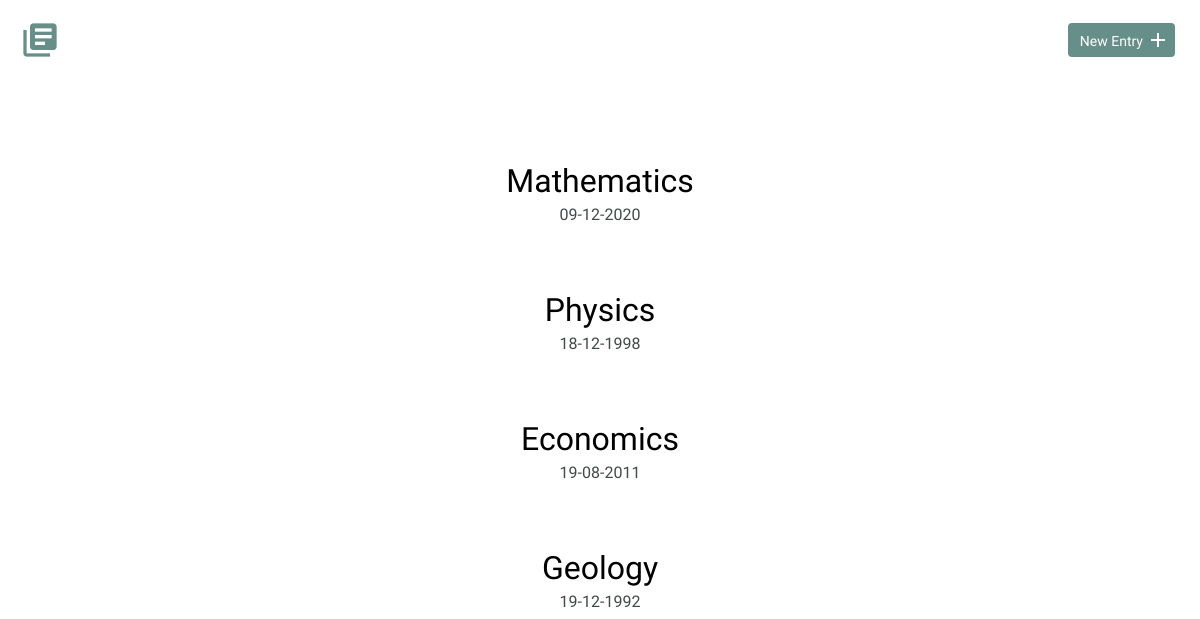
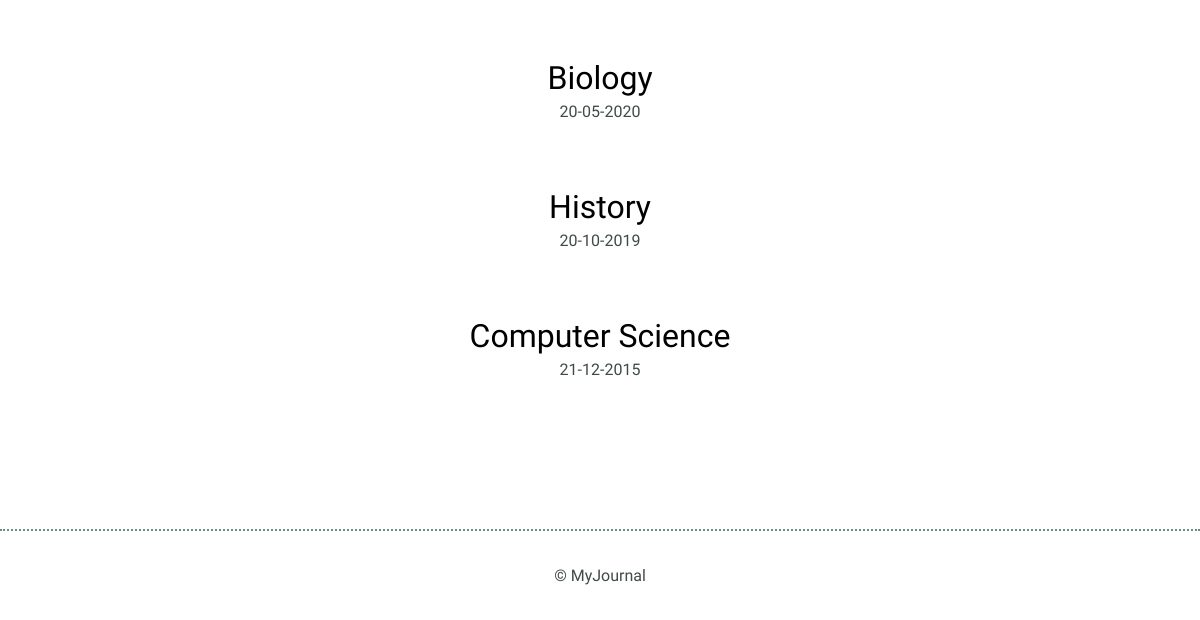
Before: / with the older database file (2 pictures, top to bottom).
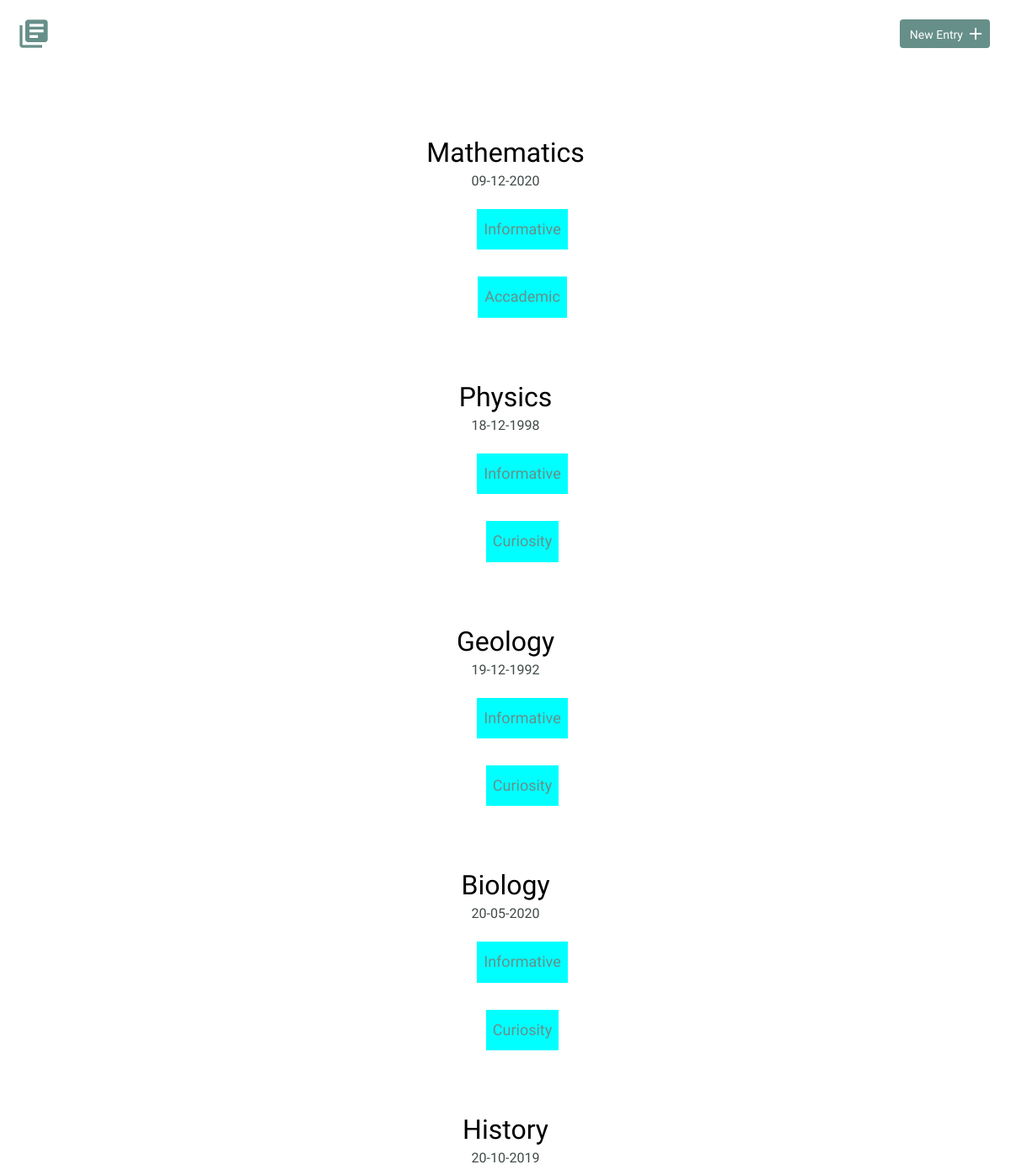
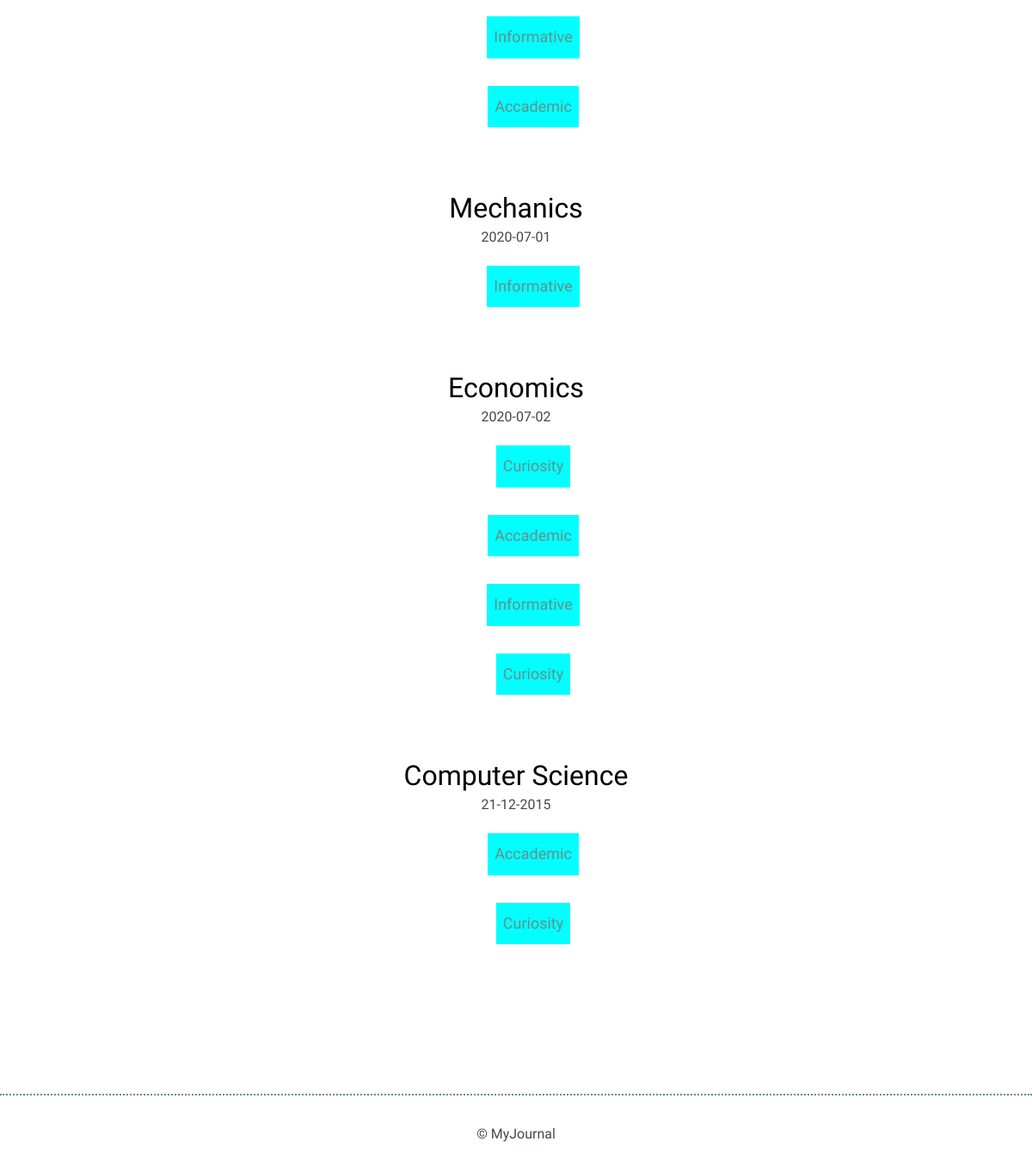
After: the same page with the newer database file (2 pictures, top to bottom).
### tables this page shows
CREATE TABLE "entries" (
	"id"	INTEGER PRIMARY KEY AUTOINCREMENT,
	"title"	TEXT,
	"date"	TEXT,
	"time_spent"	TEXT,
	"learned"	TEXT,
	"resources"	TEXT,
	"tagId"	INT,
	CONSTRAINT "fk_column" FOREIGN KEY("tagId") REFERENCES "tags"("id")
);

### inc/connection.php (called while the page is built, shortened)
<?php
  function readAll($database){
    $data=$database->query("SELECT * FROM entries ORDER BY entries.date ASC ");
    return $data;
  }
function joinTag($db,$id){
    try{
    $query="SELECT entries_tags.entriesId,entries_tags.tagId,tags.name,tags.id FROM entries_tags JOIN  tags ON entries_tags.tagId=tags.id WHERE entries_tags.entriesId =:d";
    $res=$db->prepare($query);
    $res->execute(["d"=>$id]);
    return $res;
    }catch( Exception $e){
        echo $e->getMessage();
    }
}

### index.php (the view, shortened to what this page needs)
<?php include 'inc/header.php'?>
<?php  include 'inc/connection.php'?>
   <?php $entries=connect();
        $rows=  readAll($entries)->fetchAll();
     ?>
        <section>
            <div class="container">
                <div class="entry-list">
                    <?php foreach($rows as $r){
                        $answer=joinTag($entries,$r["id"])->fetchALL();
                       echo
                        "<article>
                        <h2><a href=detail.php?id=".$r["id"].">".$r["title"]."</a></h2>
                        <time >".$r["date"]."</time>";
                    foreach($answer as $a){
                        echo "<ul><li class=tags><a href=index.php?tag=".$a["id"].">".$a["name"]."</a></li></ul>";
                    }
                     echo "</article>";
                    }?>
                </div>
            </div>
        </section>
        <?php include 'inc/footer.php'?>
    </body>
</html>

### inc/header.php (shortened to what this page needs)
<!DOCTYPE html>
<html>
    <head>
        <link rel="stylesheet" href="inc/css/normalize.css">
        <link rel="stylesheet" href="inc/css/site.css?v<?php echo time()?>">
    </head>
    <body>
        <header>
            <div class="container">
                <div class="site-header">
                    <a class="logo" href="index.php"><i class="material-icons">library_books</i></a>
                    <a class="button icon-right" href="new.php"><span>New Entry</span> <i class="material-icons">add</i></a>
                </div>
            </div>
        </header>

### inc/footer.php
<footer>
            <div>
                &copy; MyJournal
            </div>
        </footer>

### inc/css/site.css (style rules this page uses)
body { font-size: 16px; color: #404a49; font-family: 'Cousine', serif; font-weight: 400; }
.container { margin: 0 auto; padding: 0 25px; }
header .site-header { margin: 0 auto; height: 95px; }
header .logo i { color: #678f89; margin: 20px 0 0 -5px; float: left; font-size: 40px; }
header .button { float: right; margin: 33px 0 0 0; }
footer { text-align: center; padding: 35px 0; border-top: 2px dotted #678f89; }
.button { padding: 8px 10px 6px 10px; background: #678f89; border: 2px solid #678f89; border-radius: 4px; text-decoration: none; color: #FFF; position: relative; text-align: center; font-size: 14px; }
.button.icon-right { padding-right: 30px; top: -10px; }
.button.icon-right i { position: absolute; top: 3px; right: 3px; }
h1, h2, h3 { margin: 0; font-weight: 400; line-height: 1em; color: #000; }
h2 { font-size: 32px; }
h2 a { text-decoration: none; color: #000; }
ul li { line-height: 1.8em; font-size: 18px; }
ul li a { border-bottom: 2px solid #678f89; line-height: 1.8em; color: #678f89; text-decoration: none; }
.entry-list, .edit-entry, .new-entry { max-width: 800px; margin: 0 auto; padding: 70px 0 150px 0; }
.entry-list article { margin-bottom: 70px; text-align: center; }
.entry-list article:last-child { margin-bottom: 0; }
.entry-list article h2 { margin-bottom: 8px; }
.tags { text-decoration: none; background-color: aqua; display: inline-block; width: auto; padding: .5rem; margin: .5rem; transition: .5s; }
.tags a { border-bottom: none; text-decoration-line:none; }
.tags { text-decoration: none; color: darkcyan; }

Changed rows visible on the page:
added entries: title "Mechanics", date "2020-07-01", name "Informative"
changed entries "Economics": date "19-08-2011" → "2020-07-02"; moves down the list
Other visible differences:
new list line: "Informative"
new list line: "Accademic"
new list line: "Curiosity"
